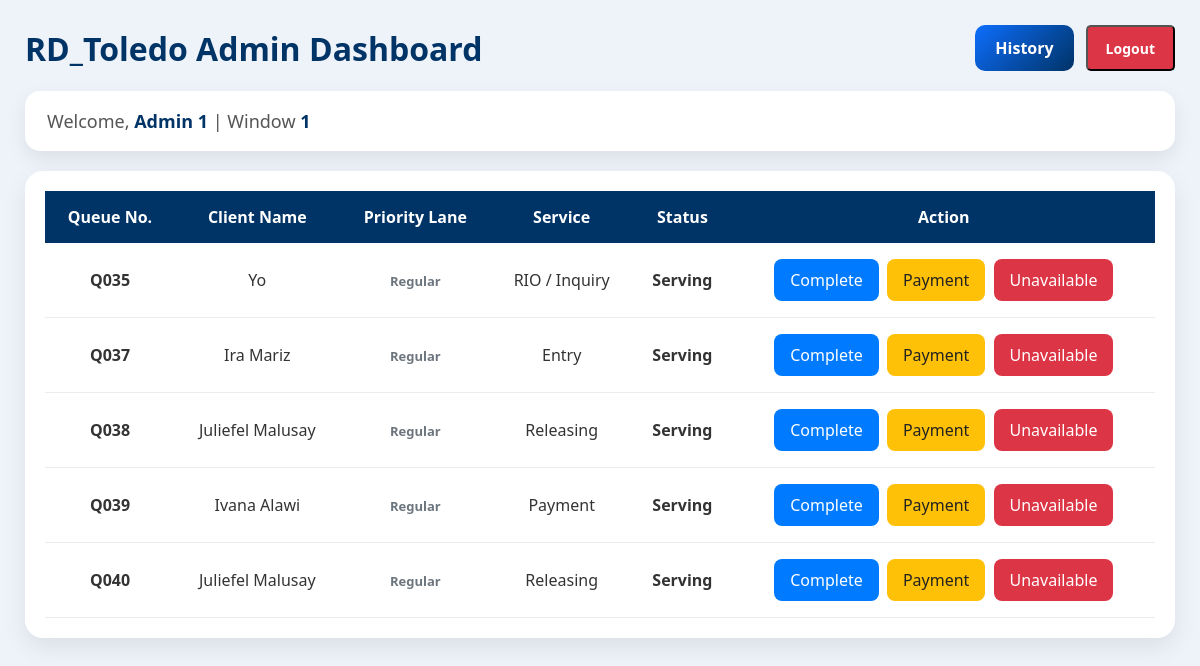
Page /admin/dashboard.php (signed in) on the earlier database version.
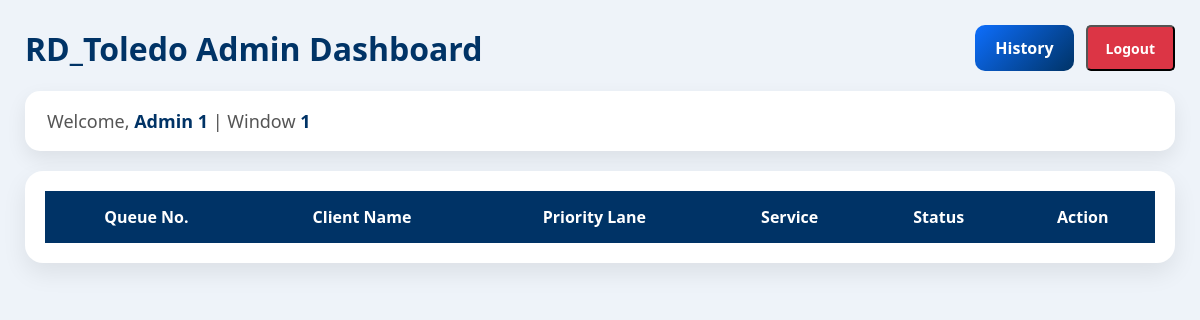
Same page on the later database version.
### tables this page shows
CREATE TABLE `queue` (
  `queue_id` int(11) NOT NULL,
  `queue_number` varchar(20) NOT NULL,
  `client_name` varchar(100) NOT NULL,
  `service_id` int(11) NOT NULL,
  `window_no` int(11) DEFAULT NULL,
  `status` varchar(30) NOT NULL,
  `called_at` timestamp NULL DEFAULT NULL,
  `created_at` timestamp NOT NULL DEFAULT current_timestamp(),
  `completed_by` int(11) DEFAULT NULL,
  `completed_at` datetime DEFAULT NULL,
  `senior_citizen` varchar(50) NOT NULL DEFAULT 'No',
  `cancelled_at` datetime DEFAULT NULL
);

CREATE TABLE `services` (
  `service_id` int(11) NOT NULL,
  `service_name` varchar(100) NOT NULL,
  `status` enum('Active','Inactive') DEFAULT 'Active',
  `created_at` timestamp NOT NULL DEFAULT current_timestamp()
);

### admin/dashboard.php (the view, shortened to what this page needs)
<?php
require_once("../includes/db.php");
$window = $_SESSION['window_no'];
if($window == 4){
$result = mysqli_query($conn,"
SELECT q.*, s.service_name
FROM queue q
JOIN services s
ON q.service_id = s.service_id
WHERE
    q.status='Waiting'
    OR q.status='Payment'
    OR (
        q.status='Serving'
        AND q.window_no='4'
    )
ORDER BY q.queue_id ASC
");
}else{
    $result = mysqli_query($conn,"
    SELECT q.*, s.service_name
    FROM queue q
    JOIN services s
    ON q.service_id=s.service_id
    WHERE
        q.status='Waiting'
        OR (
            q.status='Serving'
            AND q.window_no='$window'
        )
    ORDER BY q.queue_id ASC
    ");
}
?>
<!DOCTYPE html>
<html>
<head>
<link rel="stylesheet" href="../css/logout.css">
</head>
<body>
<div class="header">
<h1>
RD_Toledo Admin Dashboard
</h1>
<div class="top-buttons">
<a href="history.php" class="btn-history">
History
</a>
<button class="logout" onclick="openLogoutModal()">
Logout
</button>
</div>
</div>
<div class="user-bar">
<div class="user-info">
Welcome,
<strong>
<?= htmlspecialchars($_SESSION['fullname']); ?>
</strong>
|
Window
<strong>
<?= htmlspecialchars($_SESSION['window_no']); ?>
</strong>
</div>
</div>
<div class="card">
<div class="table-container">
<table>
<thead>
<tr>
<th>Queue No.</th>
<th>Client Name</th>
<th>Priority Lane</th>
<th>Service</th>
<th>Status</th>
<th>Action</th>
</tr>
</thead>
<tbody>
<?php while($row=mysqli_fetch_assoc($result)){ ?>
<tr>
<td>
<strong>
<?= htmlspecialchars($row['queue_number']); ?>
</strong>
</td>
<td>
<?= htmlspecialchars(ucwords(strtolower($row['client_name']))); ?>
</td>
<td>
<?php
switch($row['senior_citizen']){
    default:
        echo '<span class="badge-regular">Regular</span>';
}
?>
</td>
<td>
<?= htmlspecialchars($row['service_name']); ?>
</td>
<td>
<strong>
<?= htmlspecialchars($row['status']); ?>
</strong>
</td>
<td>
<?php
if(
    $row['status']=="Serving" &&
    $row['window_no']==$_SESSION['window_no']
){
?>
<a href="#"
class="btn-complete"
onclick="openCompleteModal(<?= $row['queue_id']; ?>)">
Complete
</a>
<a href="#"
class="btn-payment"
onclick="openPaymentModal(<?= $row['queue_id']; ?>)">
Payment
</a>
<a href="#"
class="btn-decline"
onclick="openDeclineModal(<?= $row['queue_id']; ?>)">
Unavailable
</a>
<?php } ?>
</td>
</tr>
<?php } ?>
</tbody>
</table>
</div>
</body>
</html>

### css/logout.css (style rules this page uses)
.logout { float: right; background:#dc3545; color:#fff; padding:10px 18px; text-decoration:none; border-radius:5px; font-size:14px; font-weight:600; transition:0.3s; }

### admin/dashboard.php (style rules this page uses)
* { margin:0; padding:0; box-sizing:border-box; font-family:'Segoe UI',sans-serif; }
body { background:#eef3f9; color:#333; padding:25px; }
.header { display:flex; justify-content:space-between; align-items:center; gap:20px; margin-bottom:20px; }
.header h1 { color:#003366; font-size:32px; }
.top-buttons { display:flex; gap:12px; }
.user-bar { background:white; border-radius:15px; padding:18px 22px; margin-bottom:20px; box-shadow:0 8px 20px rgba(0,0,0,.08); }
.user-info { font-size:18px; color:#555; }
.user-info strong { color:#003366; }
.card { background:white; border-radius:18px; padding:20px; box-shadow:0 10px 25px rgba(0,0,0,.08); }
.table-container { overflow-x:auto; }
table { width:100%; border-collapse:collapse; min-width:900px; }
th { background:#003366; color:white; padding:15px; }
.btn-history { background:linear-gradient(135deg,#0d6efd,#003366); color:white; text-decoration:none; padding:12px 20px; border-radius:10px; font-weight:bold; }
td { padding:14px; text-align:center; border-bottom:1px solid #ececec; }
.btn-complete { background:#007bff; color:white; padding:10px 16px; border-radius:8px; text-decoration:none; display:inline-block; margin:2px; }
.btn-payment { background:#ffc107; color:#222; padding:10px 16px; border-radius:8px; text-decoration:none; display:inline-block; margin:2px; }
.btn-decline { background:#dc3545; color:white; padding:10px 16px; border-radius:8px; text-decoration:none; display:inline-block; margin:2px; }
.badge-regular { color:#6c757d; padding:6px 12px; border-radius:20px; font-size:13px; font-weight:bold; }

Differences in the rows shown:
removed queue: queue_number "Q035", client_name "Yo", senior_citizen "Regular", service.service_name "RIO / Inquiry", status "Serving"
removed queue: queue_number "Q037", client_name "Ira Mariz", senior_citizen "Regular", service.service_name "Entry", status "Serving"
removed queue: queue_number "Q038", client_name "Juliefel Malusay", senior_citizen "Regular", service.service_name "Releasing", status "Serving"
removed queue: queue_number "Q039", client_name "Ivana Alawi", senior_citizen "Regular", service.service_name "Payment", status "Serving"
removed queue: queue_number "Q040", client_name "Juliefel Malusay", senior_citizen "Regular", service.service_name "Releasing", status "Serving"
